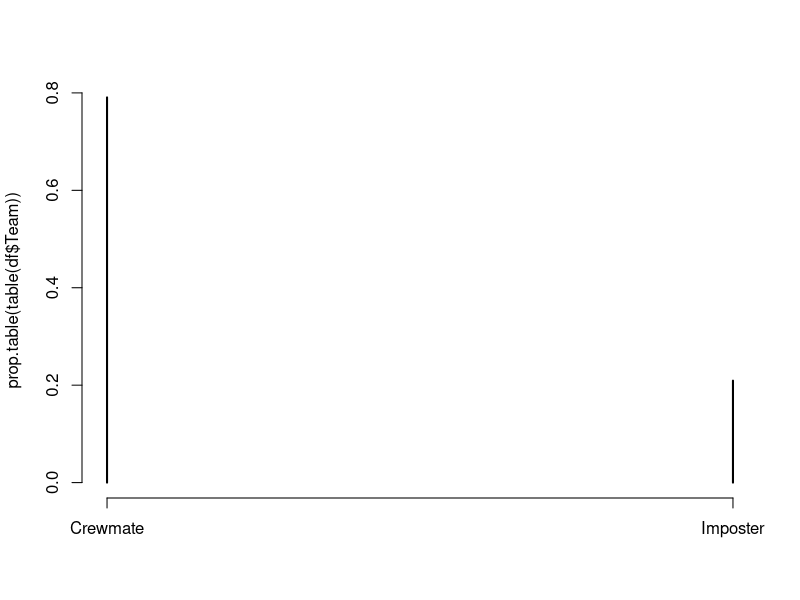

Recreate this plot in R.
## ---- chunk 1
df <- read.csv(file = './AmongUsData/amongus.csv',
                header = T)
str(df)
df$Team <- as.factor(df$Team)
df$Outcome <- as.factor(df$Outcome)
df$All_Tasks_Completed <- as.factor(df$All_Tasks_Completed)
df$Murdered <- as.factor(df$Murdered)
df$Ejected <- as.factor(df$Ejected)
str(df)

crew <- df[df$Team == 'Crewmate',]
imposter <- df[df$Team == 'Imposter', ]
## ---- chunk 2
prop.table(table(df$Team)) 

plot(prop.table(table(df$Team)))
## ---- chunk 3
levels(crew$Outcome)
table(crew$Outcome)
prop.table(table(crew$Outcome))
prop.table(table(imposter$Outcome))

wl.logit <- glm(Outcome ~ Game_Length, data = df,
                family = binomial(link = 'logit'))
summary(wl.logit)

## ---- chunk 4
table(df$Team)
str(df)


